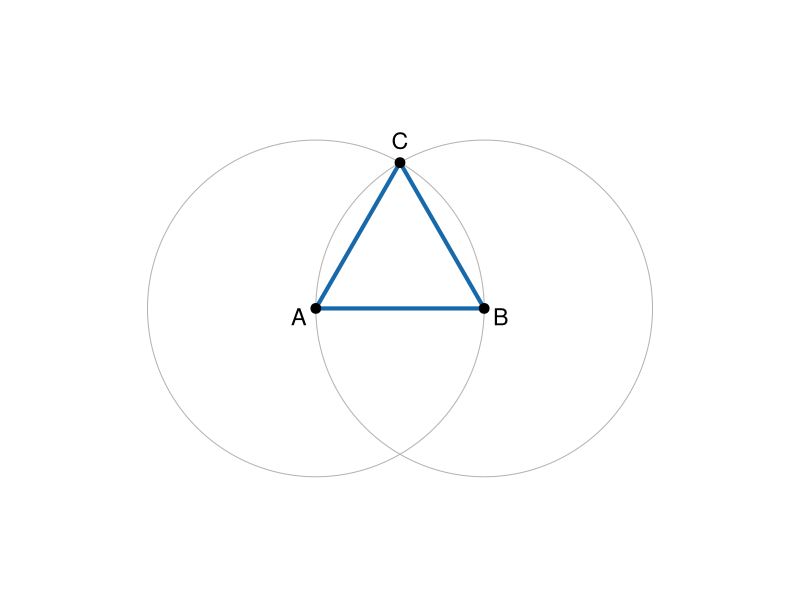
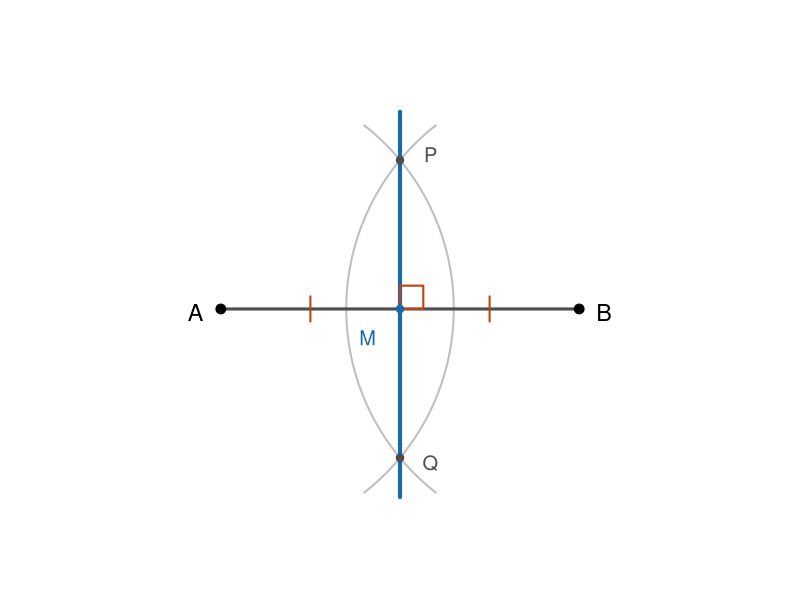
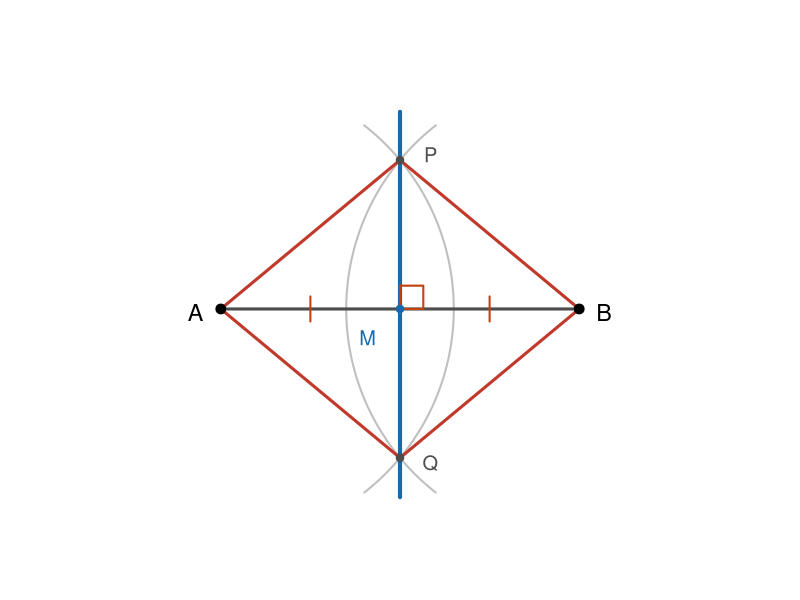
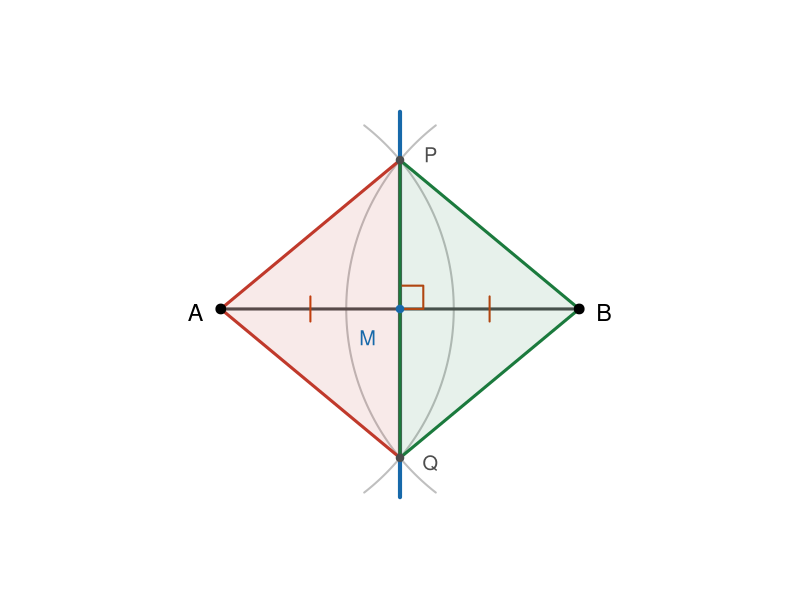
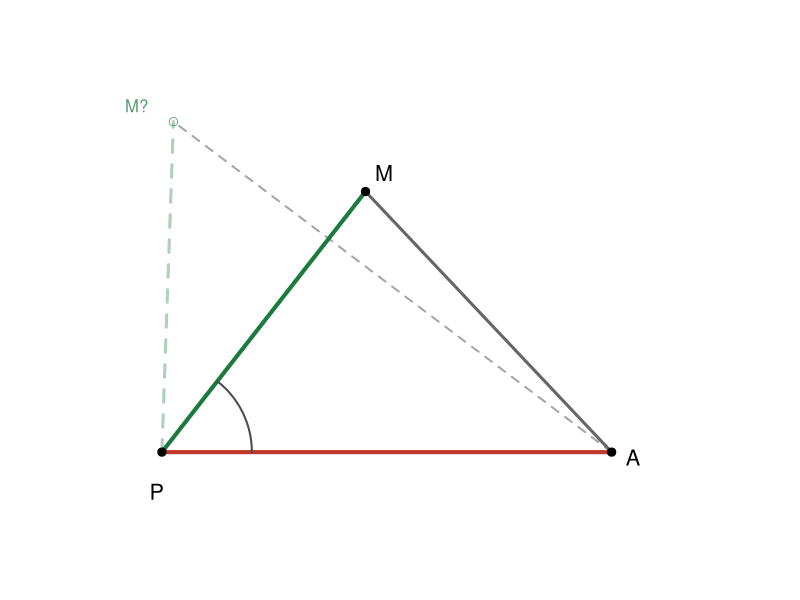
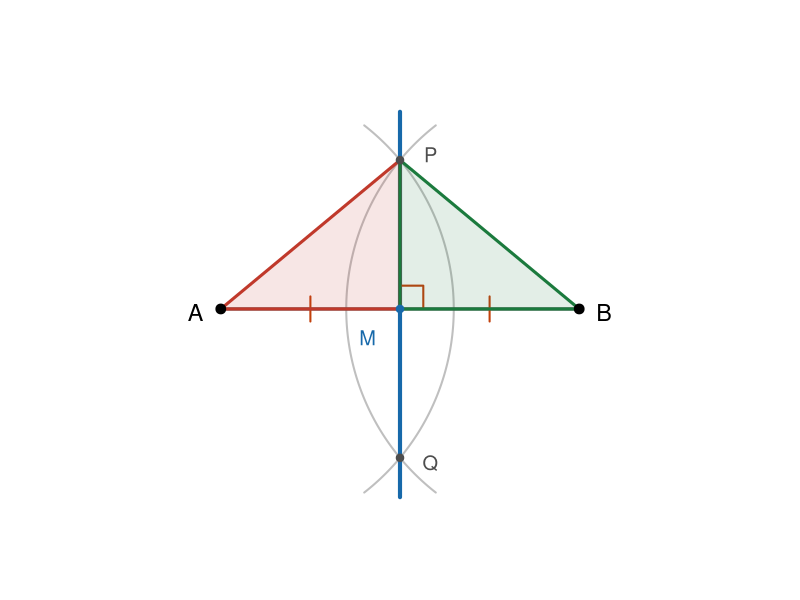
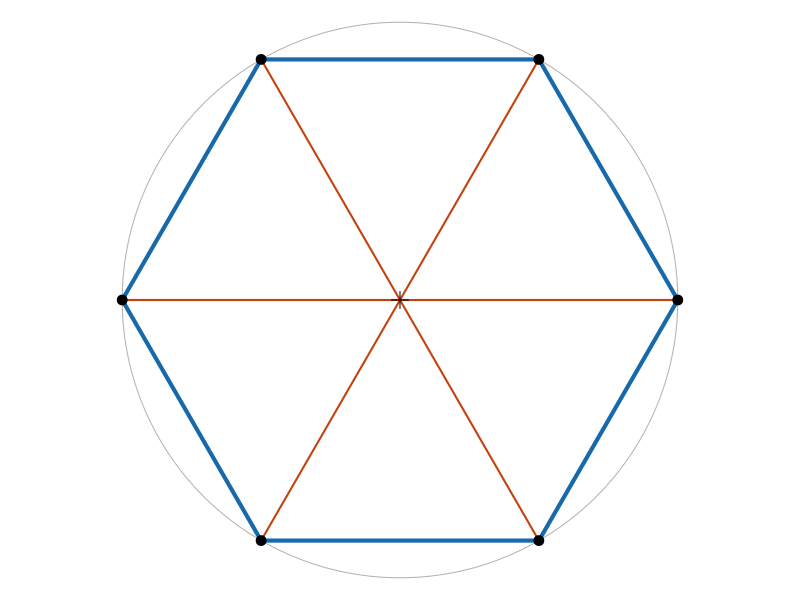

Generate these figures, in order, with R:
## ---- chunk 1
knitr::opts_chunk$set(echo = FALSE, fig.align = "center", dev = "png",
                      fig.width = 5, fig.height = 5, dpi = 150)
blue   <- "#1769aa"
orange <- "#c2410c"
red_c  <- "#c0392b"
grn_c  <- "#1b7a3d"

# Perpendicular-bisector figure. step 0 = plain construction; steps 1-3 add the
# colored highlights that match the proof bullets on the build slides.
draw_bisect <- function(step = 0) {
  par(mar=c(0,0,0,0), pty="s")
  A <- c(0,0); B <- c(2,0); r <- 1.3; M <- c(1,0)
  yc <- sqrt(r^2 - 1); P <- c(1, yc); Q <- c(1, -yc)
  plot(NA, xlim=c(-0.55,2.55), ylim=c(-1.3,1.4), asp=1, axes=FALSE, xlab="", ylab="")
  aA <- seq(-52, 52, length.out=120) * pi/180
  lines(A[1]+r*cos(aA), A[2]+r*sin(aA), col="grey75", lwd=2)
  aB <- seq(128, 232, length.out=120) * pi/180
  lines(B[1]+r*cos(aB), B[2]+r*sin(aB), col="grey75", lwd=2)
  segments(A[1],A[2], B[1],B[2], col="grey30", lwd=3)
  segments(M[1], -1.05, M[1], 1.1, col=blue, lwd=4)
  sq <- 0.13
  polygon(c(1,1+sq,1+sq,1), c(0,0,sq,sq), border=orange, lwd=2)
  segments(0.5,-0.07,0.5,0.07, col=orange, lwd=2)
  segments(1.5,-0.07,1.5,0.07, col=orange, lwd=2)
  if (step == 1) {
    for (X in list(A,B)) segments(P[1],P[2],X[1],X[2], col=red_c, lwd=3)
    for (X in list(A,B)) segments(Q[1],Q[2],X[1],X[2], col=red_c, lwd=3)
  }
  if (step == 2) {
    polygon(c(P[1],A[1],Q[1]), c(P[2],A[2],Q[2]), border=red_c, lwd=3, col=adjustcolor(red_c,0.10))
    polygon(c(P[1],B[1],Q[1]), c(P[2],B[2],Q[2]), border=grn_c, lwd=3, col=adjustcolor(grn_c,0.10))
  }
  if (step == 3) {
    polygon(c(A[1],P[1],M[1]), c(A[2],P[2],M[2]), border=red_c, lwd=3, col=adjustcolor(red_c,0.12))
    polygon(c(B[1],P[1],M[1]), c(B[2],P[2],M[2]), border=grn_c, lwd=3, col=adjustcolor(grn_c,0.12))
  }
  points(rbind(A,B), pch=19, cex=1.3)
  points(rbind(P,Q), pch=19, cex=1.0, col="grey30")
  points(M[1],M[2], pch=19, cex=1.0, col=blue)
  text(A[1]-0.14, -0.02, "A", cex=1.4)
  text(B[1]+0.14, -0.02, "B", cex=1.4)
  text(0.82, -0.16, "M", cex=1.2, col=blue)
  text(1.17, yc+0.03, "P", cex=1.2, col="grey30")
  text(1.17, -yc-0.03, "Q", cex=1.2, col="grey30")
}

# Hinge illustration for the "two sides + the angle between them" rule.
# Solid = the fixed triangle; dashed ghost = a different hinge angle, different triangle.
draw_hinge <- function() {
  par(mar=c(0,0,0,0), pty="s")
  P <- c(0,0); La <- 1.7; Lm <- 1.25
  A <- P + c(La, 0)
  th1 <- 52*pi/180; M  <- P + Lm*c(cos(th1), sin(th1))
  th2 <- 88*pi/180; M2 <- P + Lm*c(cos(th2), sin(th2))
  plot(NA, xlim=c(-0.15,1.95), ylim=c(-0.35,1.5), asp=1, axes=FALSE, xlab="", ylab="")
  segments(P[1],P[2], M2[1],M2[2], col=adjustcolor(grn_c,0.35), lwd=3, lty=2)
  segments(A[1],A[2], M2[1],M2[2], col="grey65", lwd=2, lty=2)
  points(M2[1],M2[2], pch=1, cex=1.1, col=adjustcolor(grn_c,0.6))
  text(M2[1]-0.14, M2[2]+0.06, "M?", cex=1.0, col=adjustcolor(grn_c,0.75))
  segments(P[1],P[2], A[1],A[2], col=red_c, lwd=4)
  segments(P[1],P[2], M[1],M[2], col=grn_c, lwd=4)
  segments(A[1],A[2], M[1],M[2], col="grey40", lwd=3)
  aa <- seq(0, th1, length.out=40); rr <- 0.34
  lines(P[1]+rr*cos(aa), P[2]+rr*sin(aa), col="grey30", lwd=2)
  points(rbind(P,A,M), pch=19, cex=1.1)
  text(P[1]-0.02, P[2]-0.15, "P", cex=1.3)
  text(A[1]+0.08, A[2]-0.02, "A", cex=1.3)
  text(M[1]+0.07, M[2]+0.07, "M", cex=1.3)
}
## ---- chunk 2
par(mar=c(0,0,0,0), pty="s")
A <- c(0,0); B <- c(1,0); r <- 1
t <- seq(0,2*pi,length.out=300)
plot(NA, xlim=c(-1.15,2.15), ylim=c(-1.25,1.35), asp=1, axes=FALSE, xlab="", ylab="")
lines(A[1]+r*cos(t), A[2]+r*sin(t), col="grey70")
lines(B[1]+r*cos(t), B[2]+r*sin(t), col="grey70")
C <- c(0.5, sqrt(3)/2)
polygon(c(A[1],B[1],C[1]), c(A[2],B[2],C[2]), border=blue, lwd=4)
points(rbind(A,B,C), pch=19, cex=1.3)
text(A[1]-0.1,A[2]-0.05,"A", cex=1.4)
text(B[1]+0.1,B[2]-0.05,"B", cex=1.4)
text(C[1],C[2]+0.13,"C", cex=1.4)
## ---- chunk 3
draw_bisect(0)
## ---- chunk 4
draw_bisect(1)
## ---- chunk 5
draw_bisect(2)
## ---- chunk 6
draw_hinge()
## ---- chunk 7
draw_bisect(3)
## ---- chunk 8
par(mar=c(0,0,0,0), pty="s")
t <- seq(0,2*pi,length.out=300)
plot(cos(t), sin(t), type="l", col="grey70", asp=1, axes=FALSE, xlab="", ylab="")
ang <- seq(0, 2*pi, length.out=7)
x <- cos(ang); y <- sin(ang)
polygon(x, y, border=blue, lwd=4)
segments(0,0, x[-7], y[-7], col=orange, lwd=2)
points(x[-7], y[-7], pch=19, cex=1.3)
points(0,0, pch=3, cex=1.6)
